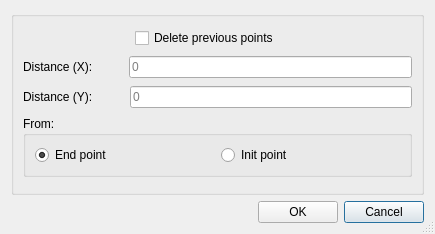
<?xml version="1.0" encoding="UTF-8"?>
<ui version="4.0">
 <class>cad_add_point</class>
 <widget class="QDialog" name="cad_add_point">
  <property name="geometry">
   <rect>
    <x>0</x>
    <y>0</y>
    <width>435</width>
    <height>234</height>
   </rect>
  </property>
  <property name="windowTitle">
   <string>CAD Add point</string>
  </property>
  <property name="sizeGripEnabled">
   <bool>true</bool>
  </property>
  <layout class="QGridLayout" name="gridLayout_3">
   <item row="2" column="0">
    <spacer name="horizontalSpacer">
     <property name="orientation">
      <enum>Qt::Horizontal</enum>
     </property>
     <property name="sizeType">
      <enum>QSizePolicy::Expanding</enum>
     </property>
     <property name="sizeHint" stdset="0">
      <size>
       <width>40</width>
       <height>20</height>
      </size>
     </property>
    </spacer>
   </item>
   <item row="2" column="2">
    <widget class="QPushButton" name="btn_cancel">
     <property name="text">
      <string>Cancel</string>
     </property>
    </widget>
   </item>
   <item row="2" column="1">
    <widget class="QPushButton" name="btn_accept">
     <property name="text">
      <string>OK</string>
     </property>
    </widget>
   </item>
   <item row="0" column="0" rowspan="2" colspan="3">
    <widget class="QGroupBox" name="bg_state">
     <property name="title">
      <string/>
     </property>
     <layout class="QVBoxLayout" name="verticalLayout">
      <item>
       <layout class="QHBoxLayout" name="horizontalLayout">
        <item>
         <spacer name="horizontalSpacer_2">
          <property name="orientation">
           <enum>Qt::Horizontal</enum>
          </property>
          <property name="sizeType">
           <enum>QSizePolicy::Fixed</enum>
          </property>
          <property name="sizeHint" stdset="0">
           <size>
            <width>112</width>
            <height>20</height>
           </size>
          </property>
         </spacer>
        </item>
        <item>
         <widget class="QCheckBox" name="chk_delete_prev">
          <property name="text">
           <string>Delete previous points</string>
          </property>
         </widget>
        </item>
       </layout>
      </item>
      <item>
       <layout class="QHBoxLayout" name="horizontalLayout_3">
        <item>
         <widget class="QLabel" name="label">
          <property name="text">
           <string>Distance (X):</string>
          </property>
         </widget>
        </item>
        <item>
         <spacer name="horizontalSpacer_3">
          <property name="orientation">
           <enum>Qt::Horizontal</enum>
          </property>
          <property name="sizeType">
           <enum>QSizePolicy::Fixed</enum>
          </property>
          <property name="sizeHint" stdset="0">
           <size>
            <width>30</width>
            <height>20</height>
           </size>
          </property>
         </spacer>
        </item>
        <item>
         <widget class="QLineEdit" name="dist_x">
          <property name="placeholderText">
           <string>0</string>
          </property>
         </widget>
        </item>
       </layout>
      </item>
      <item>
       <layout class="QHBoxLayout" name="horizontalLayout_4">
        <item>
         <widget class="QLabel" name="label_2">
          <property name="text">
           <string>Distance (Y):</string>
          </property>
         </widget>
        </item>
        <item>
         <spacer name="horizontalSpacer_4">
          <property name="orientation">
           <enum>Qt::Horizontal</enum>
          </property>
          <property name="sizeType">
           <enum>QSizePolicy::Fixed</enum>
          </property>
          <property name="sizeHint" stdset="0">
           <size>
            <width>31</width>
            <height>20</height>
           </size>
          </property>
         </spacer>
        </item>
        <item>
         <widget class="QLineEdit" name="dist_y">
          <property name="placeholderText">
           <string>0</string>
          </property>
         </widget>
        </item>
       </layout>
      </item>
      <item>
       <widget class="QGroupBox" name="groupBox">
        <property name="sizePolicy">
         <sizepolicy hsizetype="Preferred" vsizetype="Fixed">
          <horstretch>0</horstretch>
          <verstretch>0</verstretch>
         </sizepolicy>
        </property>
        <property name="title">
         <string>From:</string>
        </property>
        <layout class="QHBoxLayout" name="horizontalLayout_2">
         <item>
          <layout class="QGridLayout" name="gridLayout">
           <item row="0" column="0">
            <widget class="QRadioButton" name="rb_right">
             <property name="text">
              <string>End point</string>
             </property>
             <property name="checked">
              <bool>true</bool>
             </property>
            </widget>
           </item>
           <item row="0" column="1">
            <widget class="QRadioButton" name="rb_left">
             <property name="text">
              <string>Init point</string>
             </property>
            </widget>
           </item>
          </layout>
         </item>
        </layout>
       </widget>
      </item>
     </layout>
    </widget>
   </item>
  </layout>
 </widget>
 <resources/>
 <connections/>
 <designerdata>
  <property name="gridDeltaX">
   <number>5</number>
  </property>
  <property name="gridDeltaY">
   <number>5</number>
  </property>
  <property name="gridSnapX">
   <bool>true</bool>
  </property>
  <property name="gridSnapY">
   <bool>true</bool>
  </property>
  <property name="gridVisible">
   <bool>true</bool>
  </property>
 </designerdata>
</ui>
